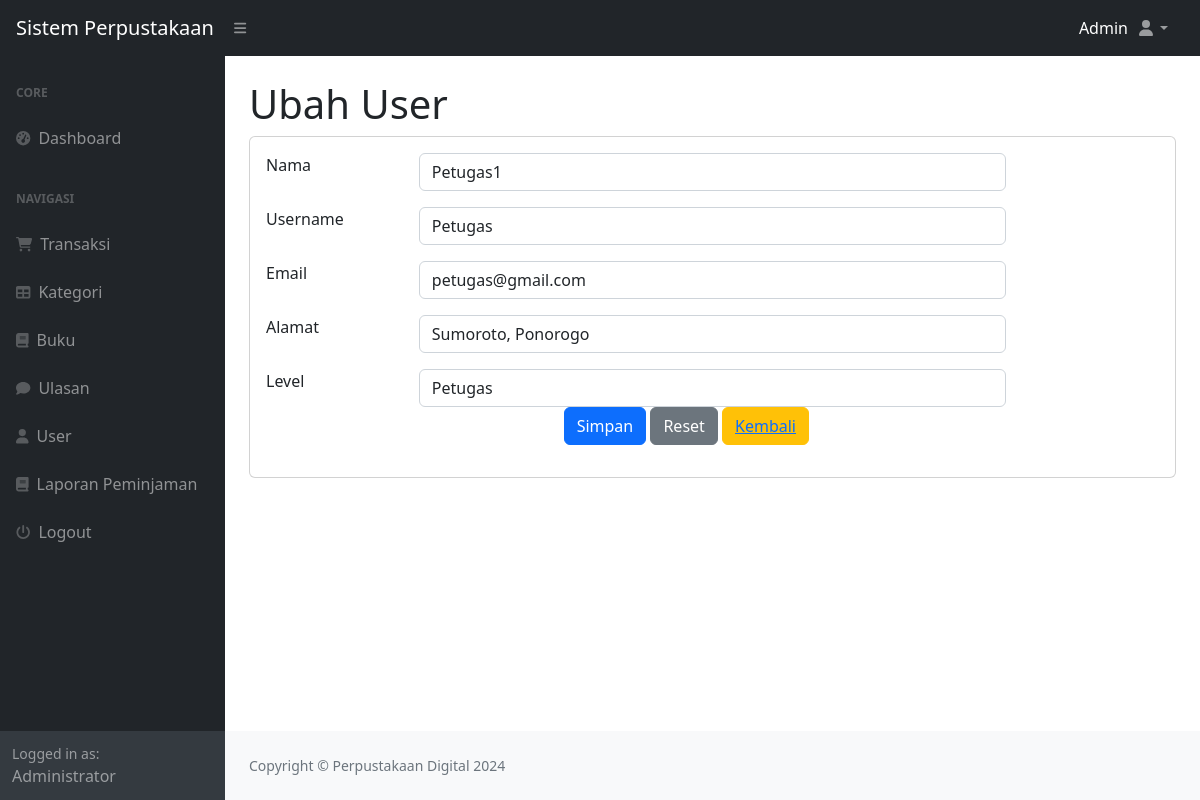
Page /index.php?page=user_ubah&&id=4 (signed in) on the committed database.
### tables this page shows
CREATE TABLE `user_perpus` (
  `id_user` int(11) NOT NULL,
  `nama` varchar(255) NOT NULL,
  `username` varchar(255) NOT NULL,
  `password` varchar(255) NOT NULL,
  `email` varchar(255) NOT NULL,
  `alamat` text NOT NULL,
  `role_id` enum('Admin','Petugas','Peminjam') NOT NULL
);

### user_ubah.php (the view, shortened to what this page needs)
<h1 class="mt-4">Ubah User</h1>
<div class="card">
    <div class="card-body">
    <div class="row">
 <div class="col-md-12">
 <form method="post" enctype="multipart/form-data">
 <?php
$id = $_GET['id'];
if(isset($_POST['submit'])){
    $nama = $_POST['nama'];
    $username = $_POST['username'];
    $email = $_POST['email'];
    $alamat = $_POST['alamat'];
    $role_id = $_POST['role_id'];
     if(strpos($username, ' ') !== false){
        echo '<script>alert("Username tidak boleh mengandung spasi");</script>';
       } else {
        $query = mysqli_query($koneksi, "UPDATE user_perpus SET nama='$nama', username='$username', email='$email', alamat='$alamat', role_id='$role_id' WHERE id_user=$id");
    if($query){
        echo '<script>alert("Ubah Data Berhasil"); location.href="?page=user"</script>';
    }else{
        echo '<script>alert("Ubah Data Gagal");</script>';
    }
}
 $query = mysqli_query($koneksi, "SELECT * FROM user_perpus  where id_user=$id");
 $data = mysqli_fetch_array($query);
}else{
    $query = mysqli_query($koneksi, "SELECT * FROM user_perpus  where id_user=$id");
    $data = mysqli_fetch_array($query);
}
?>
<div class="row mb-3">
<div class="col-md-2">Nama </div>
<div class="col-md-8"><input type="text" value="<?php echo $data['nama']; ?>" class="form-control" name="nama"></div>
</div>
<div class="row mb-3">
<div class="col-md-2">Username </div>
<div class="col-md-8"><input type="text" value="<?php echo $data['username']; ?>" class="form-control" name="username"></div>
</div>
<div class="row mb-3">
<div class="col-md-2">Email </div>
<div class="col-md-8"><input type="text" value="<?php echo $data['email']; ?>" class="form-control" name="email"></div>
</div>
<div class="row mb-3">
<div class="col-md-2">Alamat </div>
<div class="col-md-8"><input type="text" value="<?php echo $data['alamat']; ?>" class="form-control" name="alamat"></div>
</div>
<div class="row mb-3">
<div class="col-md-2">Level</div>
<div class="col-md-8">
    <select class="form-control" name="role_id">
        <option value="Petugas" <?php if($data['role_id'] == 'Petugas') echo 'selected'; ?>>Petugas</option>
    </select>
</div>
   <div class="row">
    <div class="col-md-4"></div>
    <div class="col-md-8">
    <button type="submit" class="btn btn-primary" name="submit" value="submit">Simpan</button>
    <button type="reset" class="btn btn-secondary">Reset</button>
    <button type="reset" class="btn btn-warning"><a href="?page=user">Kembali</a></button>
    </div>
   </div>
   </form>
 </div>
</div>
    </div>
</div>

### rows in the picture
user_perpus: nama "Petugas1", username "Petugas", email "petugas@gmail.com", alamat "Sumoroto, Ponorogo", role_id "Petugas"

### other values in the picture
$_SESSION['user']['role_id'] "Admin"
$_SESSION['user']['nama'] "Administrator"
